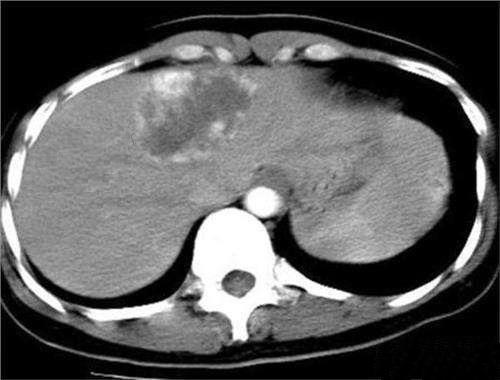
#> input picture advanced-4/1.jpg, 500 x 380 px, found by its file name
$ python main.py
#> lines starting #> are read from the running program, lines starting #| are printed output that depends on the picture; after the words box and inside, x2 and y2 are one past the last pixel; in counts of white or black regions, pixels touching at a corner belong together
import cv2
import cv2.typing
import numpy as np
import matplotlib.pyplot as plt
from matplotlib.patches import Rectangle


# 读取图像并转换为灰度图像
def load_and_convert_image(image_path):
    image = cv2.imread(image_path)
    gray_image = cv2.cvtColor(image, cv2.COLOR_BGR2GRAY)
    return image, gray_image


# 区域生长算法
def region_growing(image, seed_point, threshold=25):
    m, n = image.shape
    seed_value = image[seed_point[1], seed_point[0]]
    mask = np.zeros((m, n), dtype=np.uint8)
    mask[seed_point[1], seed_point[0]] = 1
    region_sum = seed_value
    region_count = 1
    suit = 1

    while region_count > 0:
        s = 0
        region_count = 0

        for i in range(1, m - 1):
            for j in range(1, n - 1):
                if mask[i, j] == 1:
                    for u in range(-3, 4):
                        for v in range(-3, 4):
                            if (
                                mask[i + u, j + v] == 0
                                and abs(image[i + u, j + v] - seed_value) <= threshold
                                and 1
                                / (1 + 1 / 15 * abs(image[i + u, j + v] - seed_value))
                                > 0.6
                            ):
                                mask[i + u, j + v] = 1
                                region_count += 1
                                s += image[i + u, j + v]

        suit += region_count
        region_sum += s
        seed_value = region_sum / suit

    return mask


# 膨胀处理
def mask_dialation(region_mask):
    dilated_mask = cv2.dilate(
        region_mask.astype(np.uint8), np.ones((3, 3), np.uint8), iterations=1
    )
    return dilated_mask


# 标记区域并进行颜色标注
def mark_region(image, mask):
    R, G, B = cv2.split(image)
    R[mask == 1] = 255
    G[mask == 1] = 0
    B[mask == 1] = 0
    marked_image = cv2.merge([R, G, B])
    return marked_image


# 计算区域属性：质心和边界框
def calculate_region_properties(mask):
    contours, _ = cv2.findContours(
        mask.astype(np.uint8), cv2.RETR_EXTERNAL, cv2.CHAIN_APPROX_SIMPLE
    )
    if contours:
        contour = max(contours, key=cv2.contourArea)  # 找到最大轮廓
        M = cv2.moments(contour)
        if M["m00"] != 0:
            centroid_x = int(M["m10"] / M["m00"])
            centroid_y = int(M["m01"] / M["m00"])
        else:
            centroid_x, centroid_y = 0, 0
        x, y, w, h = cv2.boundingRect(contour)
        return (centroid_x, centroid_y), (x, y, w, h)
    return (0, 0), (0, 0, 0, 0)


# 显示图像和标注
def display_results(original, mask, dilated_mask, marked_image, centroid, bounding_box):
    fig, axes = plt.subplots(2, 2, figsize=(10, 8))

    axes[0, 0].imshow(original, cmap="gray")
    axes[0, 0].set_title("Original Image")

    axes[0, 1].imshow(mask, cmap="gray")
    axes[0, 1].set_title("Region Grown Mask")

    axes[1, 0].imshow(dilated_mask, cmap="gray")
    axes[1, 0].set_title("Dilated Mask")

    axes[1, 1].imshow(marked_image)
    axes[1, 1].set_title("Marked Image")

    # 在图像上标记质心和边界框
    axes[1, 1].plot(centroid[0], centroid[1], "r+", markersize=12)
    rect = Rectangle(
        (bounding_box[0], bounding_box[1]),
        bounding_box[2],
        bounding_box[3],
        edgecolor="r",
        facecolor="none",
        linewidth=1,
    )
    axes[1, 1].add_patch(rect)

    plt.show()


def main():
    print("选择要处理的图像:")
    print("1: 肝脏海绵状血管瘤 CT 图像")
    print("2: 颅脑肿瘤 MRI 图像")

    choice = input("请输入对应的数字(1-2): ")
#> the answer given: 1

    if choice == "1":
        img_path = "advanced-4/1.jpg"
        seed_point = (189, 109)
    elif choice == "2":
        img_path = "advanced-4/2.jpg"
        seed_point = (125, 227)
    else:
        print("无效选择，请重新运行程序。")
        exit()

    original_image, gray_image = load_and_convert_image(img_path)
#> in load_and_convert_image, image is the input picture: shape (380, 500, 3); min 0, max 255, mean 90.7

    seed_point_choice = input("是否手动选择种子点, 第一次建议选择否(y/[n]):").lower()
#> the answer given: n
    if seed_point_choice == "y":
        # 手动选择种子点
        plt.imshow(gray_image, cmap="gray")
        select_point = plt.ginput(1)
        seed_point = (int(select_point[0][0]), int(select_point[0][1]))
        plt.close()

    # 区域生长算法
    region_mask = region_growing(gray_image, seed_point)
#> in region_growing, `seed_value = image[seed_point[1], seed_point[0]]`: seed_value = 98
#> the loop in region_growing, `while region_count > 0:` made 13 passes
#> (region_sum, seed_value) on passes 1 to 12: (51974, 103.5), (121458, 105.2), (171527, 106.7), (203886, 107.4), (230974, 107.9), (243110, 107.9), (252239, 107.9), (261382, 108), (284941, 108.5), (290915, 108.6), (294298, 108.6), (294416, 108.6)
#> after the loop in region_growing, `while region_count > 0:`:
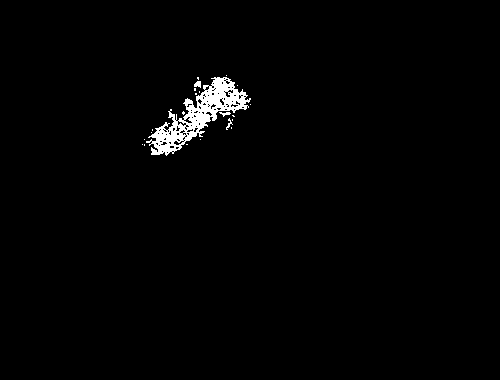
#> mask: shape (380, 500); values 0 (black) and 1 (white), 1.4% white; 22 white regions (18 under 20 px), largest, box (x1, y1, x2, y2) and area: (146, 77, 251, 156) 2572, (194, 81, 201, 88) 36, (219, 112, 231, 117) 29, (226, 118, 233, 130) 27
#> after the loop in region_growing, `while region_count > 0:`: region_sum = 294416; suit = 2710

    # 膨胀处理
    dilated_mask = mask_dialation(region_mask)
#> in mask_dialation, `dilated_mask = cv2.dilate( region_mask.astype(np.uint8), np.ones((3, 3..`:
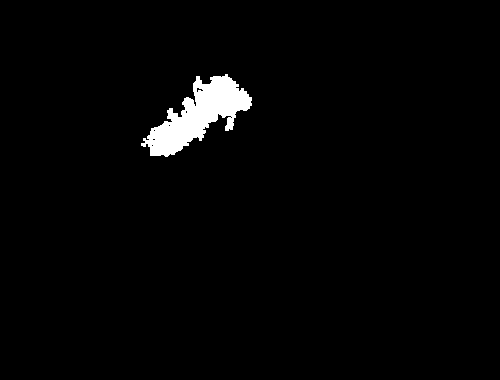
#> dilated_mask: shape (380, 500); values 0 (black) and 1 (white), 2.1% white; 1 white region

    # 标记区域
    marked_image = mark_region(original_image, dilated_mask)
#> in mark_region, `R[mask == 1] = 255`:
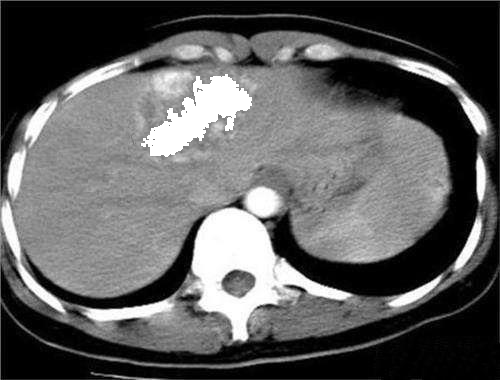
#> R: shape (380, 500); min 0, max 255, mean 93.7
#> in mark_region, `G[mask == 1] = 0`:
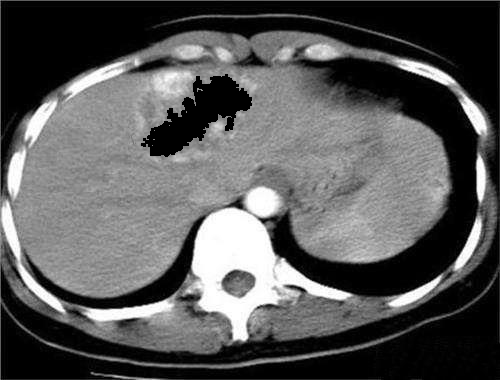
#> G: shape (380, 500); min 0, max 255, mean 88.3
#> in mark_region, `marked_image = cv2.merge([R, G, B])`:
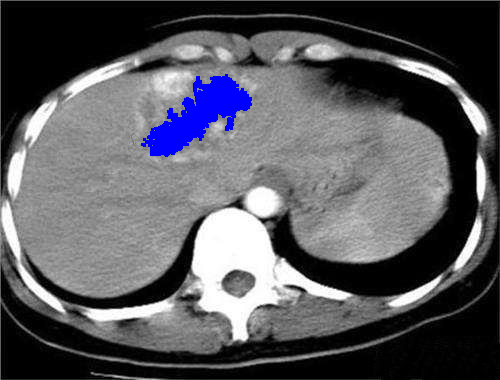
#> marked_image: shape (380, 500, 3); mean B, G, R 93.7, 88.3, 88.3

    # 计算区域属性
    centroid, bounding_box = calculate_region_properties(region_mask)
#> in calculate_region_properties, `contours, _ = cv2.findContours( mask.astype(np.uint8), cv2.RETR_EXTERN..`: contours = 22 contours, 20 with area under 20; largest, box (x1, y1, x2, y2) and area: (146, 77, 251, 156) 2733, (194, 81, 201, 88) 25
#> in calculate_region_properties, `contour = max(contours, key=cv2.contourArea)`: contour = contour of 319 points, box (x1, y1, x2, y2) (146, 77, 251, 156), area 2733
#> in calculate_region_properties, `M = cv2.moments(contour)`: M = moments, m00 2733, centre m10/m00, m01/m00 = (198.7, 114.7)
#> in calculate_region_properties, `centroid_x = int(M["m10"] / M["m00"])`: centroid_x = 198
#> in calculate_region_properties, `centroid_y = int(M["m01"] / M["m00"])`: centroid_y = 114
#> in calculate_region_properties, `x, y, w, h = cv2.boundingRect(contour)`: x = 146; y = 77; w = 105; h = 79
#> centroid = (198, 114); bounding_box = (146, 77, 105, 79)

    # 显示结果
    display_results(
        gray_image, region_mask, dilated_mask, marked_image, centroid, bounding_box
    )
#> in display_results, `plt.show()`:
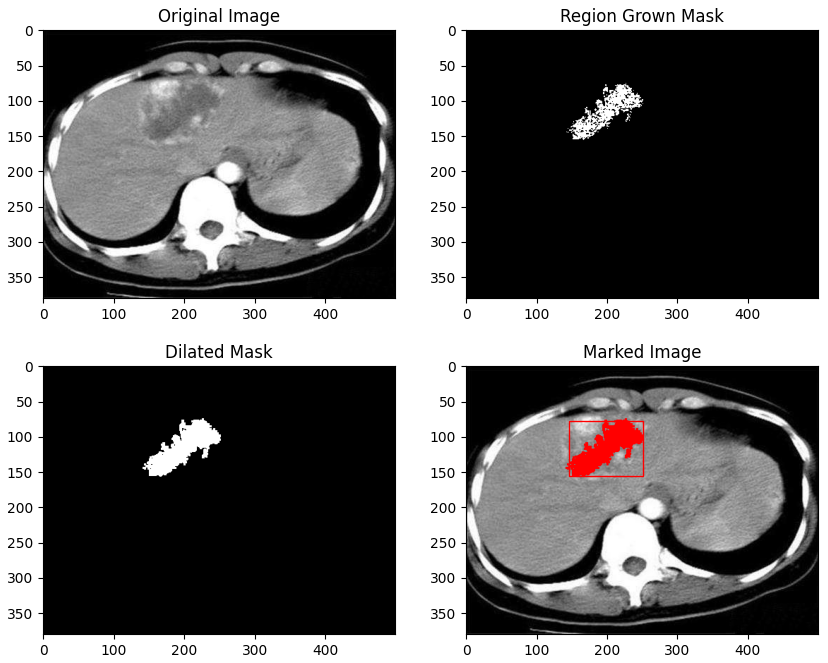
#> figure drawn by matplotlib, 4 panels; B, G, R data is drawn as R, G, B


if __name__ == "__main__":
    main()
